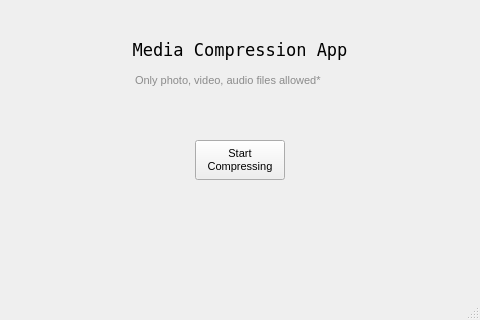
<?xml version="1.0" encoding="UTF-8"?>
<ui version="4.0">
 <class>StartWindow</class>
 <widget class="QMainWindow" name="StartWindow">
  <property name="geometry">
   <rect>
    <x>0</x>
    <y>0</y>
    <width>480</width>
    <height>320</height>
   </rect>
  </property>
  <property name="maximumSize">
   <size>
    <width>480</width>
    <height>320</height>
   </size>
  </property>
  <property name="windowTitle">
   <string>Compression App</string>
  </property>
  <widget class="QWidget" name="centralwidget">
   <widget class="QLabel" name="title_label">
    <property name="geometry">
     <rect>
      <x>120</x>
      <y>10</y>
      <width>240</width>
      <height>81</height>
     </rect>
    </property>
    <property name="font">
     <font>
      <family>NSimSun</family>
      <pointsize>13</pointsize>
      <weight>50</weight>
      <italic>false</italic>
      <bold>false</bold>
     </font>
    </property>
    <property name="styleSheet">
     <string notr="true">font: 13pt &quot;NSimSun&quot;;</string>
    </property>
    <property name="text">
     <string>Media Compression App</string>
    </property>
    <property name="alignment">
     <set>Qt::AlignCenter</set>
    </property>
   </widget>
   <widget class="QLabel" name="formats_label">
    <property name="geometry">
     <rect>
      <x>135</x>
      <y>70</y>
      <width>210</width>
      <height>20</height>
     </rect>
    </property>
    <property name="font">
     <font>
      <family>MS UI Gothic</family>
      <pointsize>8</pointsize>
      <weight>50</weight>
      <italic>false</italic>
      <bold>false</bold>
     </font>
    </property>
    <property name="styleSheet">
     <string notr="true">font: 8pt &quot;MS UI Gothic&quot;;
color:rgb(139, 139, 139);</string>
    </property>
    <property name="text">
     <string>Only photo, video, audio files allowed*</string>
    </property>
   </widget>
   <widget class="QPushButton" name="pushButton_2">
    <property name="geometry">
     <rect>
      <x>195</x>
      <y>140</y>
      <width>90</width>
      <height>40</height>
     </rect>
    </property>
    <property name="font">
     <font>
      <pointsize>8</pointsize>
     </font>
    </property>
    <property name="text">
     <string>Start
Compressing</string>
    </property>
   </widget>
  </widget>
  <widget class="QMenuBar" name="menubar">
   <property name="geometry">
    <rect>
     <x>0</x>
     <y>0</y>
     <width>480</width>
     <height>26</height>
    </rect>
   </property>
  </widget>
  <widget class="QStatusBar" name="statusbar"/>
 </widget>
 <resources/>
 <connections/>
</ui>
